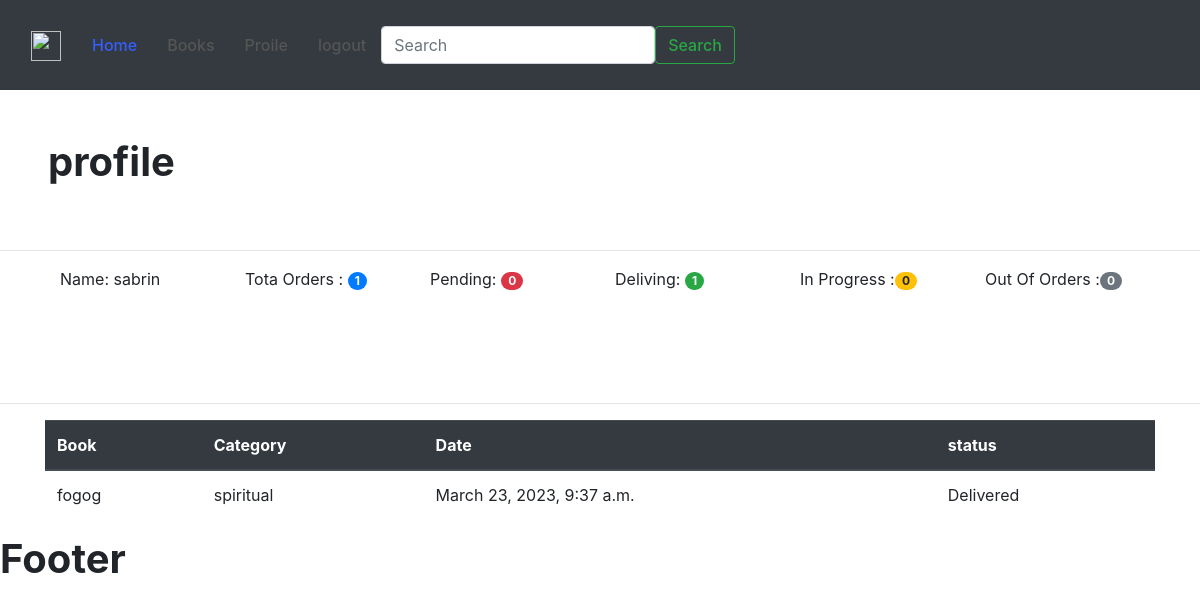
/profile/ (signed in), run on the app's committed database.
### bookstore/models.py (models this page shows)
class Order(models.Model):
    STATUS= (
        ('Pending','Pending'),
        ('Delivered','Delivered'),
        ('in progress','in progress'),
        ('out of order','out of order')
    )
    customer = models.ForeignKey(Customer, null=True, on_delete=models.SET_NULL)
    book = models.ForeignKey(Book, null=True, on_delete=models.SET_NULL)
    tags = models.ManyToManyField(Tag)
    date_created = models.DateTimeField(auto_now_add=True, null=True)
    status =  models.CharField(max_length=200, null=True,choices=STATUS)

class Book(models.Model):
    CATEGORY = (
        ('Classics','Classics'),
        ('Comic Book','Comic Book'),
        ('Fantasy','Fantasy'),
        ('spiritual','spiritual'),
        ('علوم روحية','علوم روحية'),
        (' out mind','out mind')
    )
    name = models.CharField(max_length=190, null=True)
    author = models.CharField(max_length=190, null=True)
    price = models.FloatField( null=True)
    image = models.ImageField(blank=True, null=True ,default="book2.png")
    file=models.FileField(blank=True, null=True)
    category = models.CharField(max_length=190, null=True, choices=CATEGORY)
    description = models.CharField(max_length=200, null=True)
    tags = models.ManyToManyField(Tag)
    date_created = models.DateTimeField(auto_now_add=True, null=True)
    def __str__(self):
         return self.name

### bookstore/views.py (the view)
# urls.py: path('profile/', views.UserProfile , name = "UserProfile"),
def UserProfile(request) :
    orders=request.user.customer.order_set.all()
    t_order=orders.count()
    p_order=orders.filter(status='Pending').count()
    d_order=orders.filter(status='Delivered').count()
    in_order=orders.filter(status='in progress').count()
    out_order=orders.filter(status='out of order').count()
    context={'reqcustomer':customer,
             'orders':orders,
             't_order':t_order,
             'p_order':p_order,
             'd_order':d_order,
             'in_order':in_order,
             'out_order':out_order}
    return render(request ,'bookstore/profile.html' ,context)

### bookstore/templates/bookstore/profile.html (shortened to what this page needs)
 {% extends 'bookstore/main.html' %}
{% block content %}
<h1 class="p-5">profile</h1>
<hr >
<div class="container pb-5">
   <div class="container pb-5">
  <div class="row">
    <div class= "col-sm">
        Name:   {{request.user.username}}
       </div >
  <div class= "col-sm">
   Tota Orders : <span class="badge badge-pill badge-primary">{{t_order}}
  </div>
  <div class= "col-sm">
   Pending: <span class="badge badge-pill badge-danger">{{p_order}}
  </div>
  <div class= "col-sm">
    Deliving: <span class="badge badge-pill badge-success"> {{d_order}}
  </div>
  <div class= "col-sm">
    In Progress :<span class="badge badge-pill badge-warning"> {{in_order}}
  </div>
  <div class= "col-sm">
    Out Of Orders :<span class="badge badge-pill badge-secondary">{{out_order}}
  </div>
    </div>
      </div>
    </div>
    <hr>
    <div class="container">
    <table class="table">
      <thead class="thead-dark">
        <tr>
          <th scope="col">Book</th>
          <th scope="col">Category</th>
          <th scope="col">Date</th>
           <th scope="col">status</th>
        </tr>
      </thead>
      <tbody>
       {% for item in orders  %}
            <tr>
             <td>{{item.book}}</td>
          <td>{{item.book.category}}</td>
          <td>{{item.date_created}}</td>
          <td>{{item.status}}</td>
           </tr>
          {% endfor %}
      </tbody>
    </table>
    </div>
{% endblock %}

### static/css/style.css (style rules this page uses)
:root { --primary: #355EFC; --secondary: #E93C05; --tertiary: #555555; --light: #DFE4FD; --dark: #011A41; }
h1, .h1, h2, .h2, .fw-bold { font-weight: 700 !important; }

### data on the page
Order: book "fogog", book.category "spiritual", date_created "March 23, 2023, 9:37 a.m.", status "Delivered"

### other printed values
{{ request.user.username }} "sabrin"
{{ t_order }} "1"
{{ p_order }} "0"
{{ d_order }} "1"
{{ in_order }} "0"
{{ out_order }} "0"
